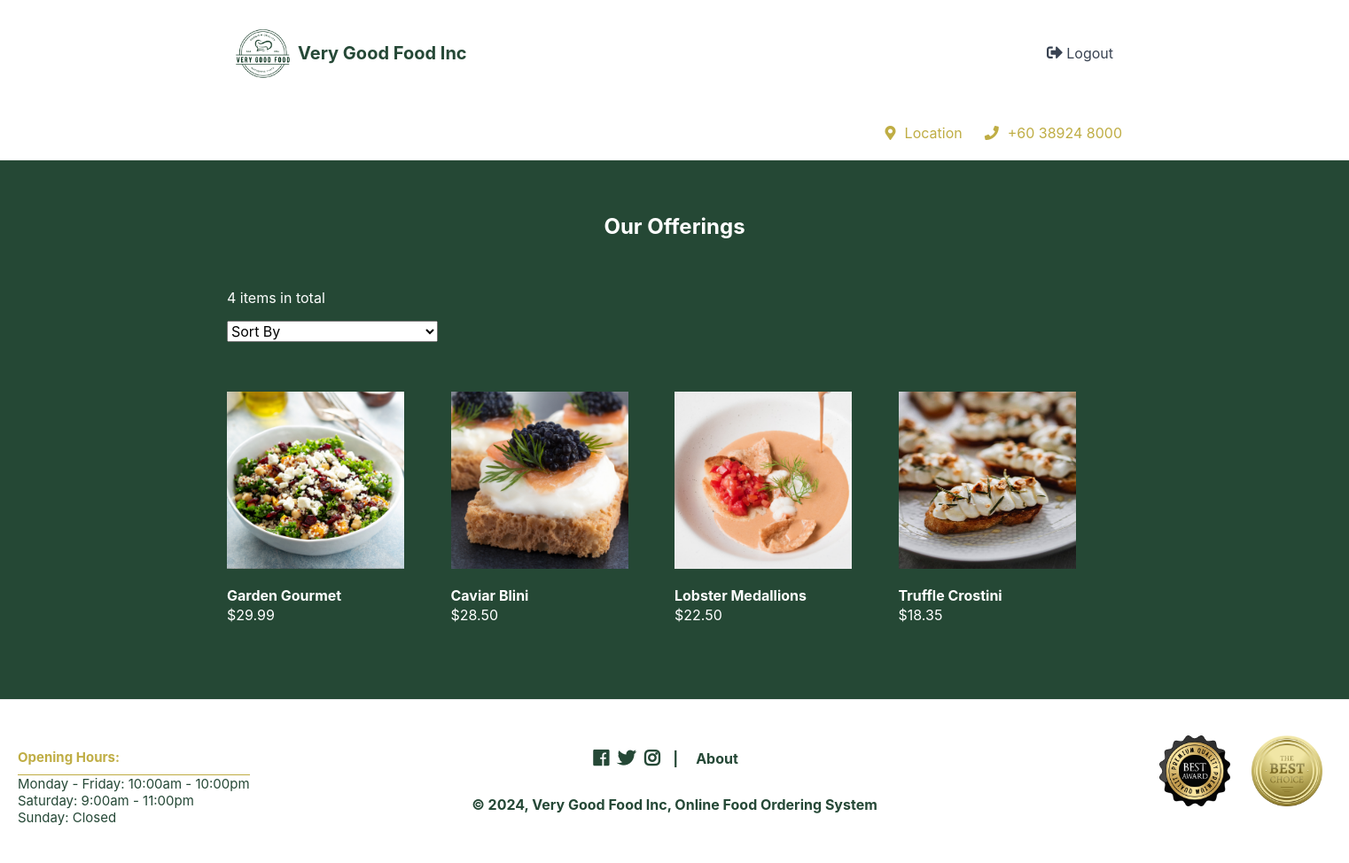
/index.php?page=products&cid=1 (signed in), run on the app's committed database.
### tables this page shows
CREATE TABLE `dishes` (
  `id` int(11) NOT NULL,
  `name` varchar(200) NOT NULL,
  `description` text NOT NULL,
  `price` decimal(7,2) NOT NULL,
  `quantity` int(11) NOT NULL,
  `img` text NOT NULL,
  `category_id` int(11) NOT NULL
);

### products.php (the view, shortened to what this page needs)
<?php
$num_products_on_each_page = 16;
$current_page = isset($_GET['p']) && is_numeric($_GET['p']) ? (int)$_GET['p'] : 1;
$selected_sort = isset($_GET['sort']) ? $_GET['sort'] : false;
if (isset($_GET['cid'])) {
    if ($selected_sort && ($_GET['sort'] == 'price_asc')) {
        $stmt = $pdo->prepare('SELECT * FROM dishes WHERE category_id = :id ORDER BY price ASC LIMIT :current_page, :record_per_page');
    }
    else {
        $stmt = $pdo->prepare('SELECT * FROM dishes WHERE category_id = :id ORDER BY price DESC LIMIT :current_page, :record_per_page');
    }
    $stmt->bindValue(':id', $_GET['cid'], PDO::PARAM_INT);
    $stmt->bindValue(':current_page', ($current_page - 1) * $num_products_on_each_page, PDO::PARAM_INT);
    $stmt->bindValue(':record_per_page', $num_products_on_each_page, PDO::PARAM_INT);
    $stmt->execute();
    $dishes = $stmt->fetchAll(PDO::FETCH_ASSOC);
}
$total_products = count($dishes);
?>
<?=template_header('Dishes')?>
<div class="products content-wrapper">
    <h1 style="color: white; font-weight:bold;">Our Offerings</h1>
    <p style="color:white;"><?=$total_products?> items in total</p>
    <form method="get" action="index.php?page=products">
        <select name="sort" onchange="this.form.submit()">
            <option value="">Sort By</option>
        </select>
    </form>
    <div class="products-wrapper">
        <?php foreach ($dishes as $dish): ?>
        <a href="index.php?page=product&id=<?=$dish['id']?>" class="product">
            <img src="imgs/<?=$dish['img']?>" width="200" height="200" alt="<?=$dish['name']?>">
            <span class="name"><?=$dish['name']?></span>
            <span class="price">
                &dollar;<?=$dish['price']?>
            </span>
        </a>
        <?php endforeach; ?>
    </div>
    <div class="buttons">
    </div>
</div>
<?=template_footer()?>

### functions.php (shortened to what this page needs)
<?php
function template_header($title) {
$num_items_in_cart = isset($_SESSION['num_items_in_cart']) ? ($_SESSION['num_items_in_cart']) : 0;
$name = isset($_SESSION['username']) ? (htmlspecialchars($_SESSION['username'], ENT_QUOTES)) : "";
$greeting = isset($_SESSION['loggedin']) && ($_SESSION['role'] == 'customer') ? "<h2>Hi $name, what are you craving?</h2>" : "";
$home = isset($_SESSION['loggedin']) && ($_SESSION['role'] == 'customer') ? "<a href=\"index.php\">Menu</a>" : "";
$products = isset($_SESSION['loggedin']) && ($_SESSION['role'] == 'customer') ? "<a href=\"index.php?page=products\">Items</a>" : "";
$profile = isset($_SESSION['loggedin']) && ($_SESSION['role'] == 'customer') ? "<a href=\"index.php?page=profile\">Profile</a>" : "";
$orders = isset($_SESSION['loggedin']) && ($_SESSION['role'] == 'customer') ? "<a href=\"index.php?page=orders\">Orders</a>" : "";
$register = isset($_SESSION['loggedin']) ? "" : "<a href=\"register.php\">Register</a>";
$login = isset($_SESSION['loggedin']) ? "" : "<a href=\"login.php\">Login</a>";
$logout = isset($_SESSION['loggedin']) ? "<a href=\"logout.php\"><i class=\"fas fa-sign-out-alt\"></i> Logout</a>" : "";
$cart = isset($_SESSION['loggedin']) && ($_SESSION['role'] == 'customer') ? "<a href=\"index.php?page=cart\"><i class=\"fas fa-shopping-cart\"></i><span>$num_items_in_cart</span></a>" : "";
$manageorders = isset($_SESSION['loggedin']) && ($_SESSION['role'] == 'employee') ? "<a href=\"index.php?page=manageorders\">Manage Orders</a>" : "";
$managedishes = isset($_SESSION['loggedin']) && ($_SESSION['role'] == 'employee') ? "<a href=\"index.php?page=managedishes\">Manage Inventory</a>" : "";
echo <<<EOT
<!DOCTYPE html>
<html>
	<head>
		<meta charset="utf-8">
		<title>$title</title>
		<link href="style.css" rel="stylesheet" type="text/css">
		<link rel="stylesheet" href="https://use.fontawesome.com/releases/v5.7.1/css/all.css">
        <script src="main.js" defer></script>
    </head>
	<body>
        <header>
            <div class="content-wrapper">
                <img src="imgs/logo.png" alt="Logo" style="height: 80px;">
                <h1>Very Good Food Inc</h1>
                <nav>
                    $home
                    $products
                    $profile
                    $orders
                    $login
                    $register
                    $manageorders
                    $managedishes
                </nav>
                <div class="link-icons">$cart</div>
                <div class="link-icons">$logout</div>
            </div>
            <div class="content-wrapper">
                <div class="greeting">
                    $greeting
                </div>
                <a href="https://www.google.com/maps/place/2%C2%B056'37.7%22N+101%C2%B052'24.2%22E/@2.9438054,101.8708251,17z/data=!3m1!4b1!4m4!3m3!8m2!3d2.9438!4d101.8734?hl=en&entry=ttu" class="location-link" id="locationLink" target="_blank"><i class="fas fa-map-marker-alt"></i>Location</a>
                <a href="" class="phone-link"><i class="fas fa-phone"></i>+60 38924 8000</a>
            </div>
        </header>
        <main>
EOT;
}
function template_footer() {
$year = date('Y');
echo <<<EOT
        </main>
        <footer>
            <div class="content-wrapper">
                <nav>
                    <div class="social-icons">
                        <i class="fab fa-facebook"></i>
                        <i class="fab fa-twitter"></i>
                        <i class="fab fa-instagram"></i>
                    </div>
                    <p>|</p>
                    <a href="about.php">About</a>
                </nav>
                <p>&copy; $year, Very Good Food Inc, Online Food Ordering System</p>
            </div>
            <div class="opening-hours-container">
                <div class="opening-hours">
                    <h3>Opening Hours:</h3>
                    <p>Monday - Friday: 10:00am - 10:00pm</p>
                    <p>Saturday: 9:00am - 11:00pm</p>
                    <p>Sunday: Closed</p>
                </div>
                <div class="awards">
                    <div class="award-images">
                    <img src="imgs/bestaward.png" alt="Best Award" style="height: 80px";>
                    <img src="imgs/bestchoice.png" alt="Best Choice" style="height: 80px";>
                    </div>
                </div>
            </div>
        </footer>
    </body>
</html>
EOT;
}
template_footer();
?>

### index.php (shortened to what this page needs)
<?php
include 'functions.php';
if ($_SESSION['role_id'] == 1) {
    $page = isset($_GET['page']) && file_exists($_GET['page'] . '.php') ? $_GET['page'] : 'home';
    include $page . '.php';
}
elseif ($_SESSION['role_id'] == 2) {
    $page = isset($_GET['page']) && file_exists($_GET['page'] . '.php') ? $_GET['page'] : 'manageorders';
    include $page . '.php';
}
?>

### style.css (style rules this page uses)
* { box-sizing: border-box; font-family: -apple-system, BlinkMacSystemFont, "segoe ui", roboto, oxygen, ubuntu, cantarell, "fira sans", "droid sans", "helvetica neue", Arial, sans-serif; font-size: 16px; -webkit-font-smoothing: antialiased; -moz-osx-font-smoothing: grayscale; }
html { height: 100%; }
body { position: relative; min-height: 100%; color: #555555; background-color: #062e19df; margin: 0; padding-bottom: 150px; }
h1, h2, h3, h4, h5 { color: #394352; }
.content-wrapper { width: 1050px; margin: 0 auto; }
header { border-bottom: 1px solid #EEEEEE; background-color: white; }
header .content-wrapper { display: flex; }
header h1 { display: flex; flex-grow: 1; flex-basis: 0; font-size: 20px; margin: 0; padding: 24px 0; color: #062e19df; }
header .link-icons { display: flex; flex-grow: 1; flex-basis: 0; justify-content: flex-end; align-items: center; position: relative; }
header .link-icons a { text-decoration: none; color: #394352; padding: 0 10px; }
header .link-icons a i { font-size: 18px; }
.location-link { color: #b6a129df; text-decoration: none; margin-right: 25px; }
.location-link i { color:#b6a129df; margin-right: 10px; }
.phone-link { color: #b6a129df; text-decoration: none; }
.phone-link i { color:#b6a129df; margin-right: 10px; }
main .recentlyadded .products, main .products .products-wrapper { display: flex; flex-wrap: wrap; align-items: center; justify-content: space-between; padding: 40px 0 0 0; }
main .recentlyadded .products .product, main .products .products-wrapper .product { display: block; overflow: hidden; text-decoration: none; width: 25%; padding-bottom: 60px; }
main .recentlyadded .products .product img, main .products .products-wrapper .product img { transform: scale(1); transition: transform 1s; }
main .recentlyadded .products .product .name, main .products .products-wrapper .product .name { display: block; color: #ffffff; font-weight: bold; padding: 20px 0 2px 0; }
main .recentlyadded .products .product .price, main .products .products-wrapper .product .price { display: block; color: #ffffff; }
main > .products h1 { display: block; font-weight: normal; margin: 0; padding: 40px 0; font-size: 24px; text-align: center; width: 100%; }
main > .products .buttons { text-align: right; padding-bottom: 40px; }
footer { position: absolute; bottom: 0; width: 100%; text-align: center; background-color: #fff; border-top: 1px solid #EEEEEE; color: #062e19df; font-weight: bold; padding: 20px 0; }
footer .content-wrapper { max-width: 1050px; margin: 0 auto; }
footer nav { display: flex; justify-content: center; align-items: center; }
footer nav a { text-decoration: none; color: #062e19df; font-weight: bold; padding: 10px 10px; margin: 0 10px; }
footer .social-icons { display: flex; align-items: center; margin-right: 15px; }
footer .social-icons i { font-size: 20px; margin-right: 10px; }
footer .social-icons i:last-child { margin-right: 0; }
.opening-hours-container { position: absolute; left: 20px; top: 40px; display: flex; align-items: flex-start; }
.opening-hours { color: #b6a129df; font-weight: bold; padding: 5px 0; }
.opening-hours h3 { color: #b6a129df; font-weight: bold; margin: 0; padding: 10px 0; font-size: 15px; text-align: left; width: auto; border-bottom: 1px solid #b6a129df; }
.opening-hours p { font-weight: normal; color: #062e19df; margin: 0 auto; font-size: 15px; text-align: left; width: auto; }
.awards { position: absolute; top: 0; left: 1230px; display: flex; flex-direction: column; align-items: flex-end; width: 100%; }
.award-images img { margin-right: 20px; }
.content-wrapper { margin: 0 auto; padding: 20px; justify-content: center; align-items: center; }

### data on the page
dishes: img (picture), name "Garden Gourmet", price "29.99"
dishes: img (picture), name "Caviar Blini", price "28.50"
dishes: img (picture), name "Lobster Medallions", price "22.50"
dishes: img (picture), name "Truffle Crostini", price "18.35"

### other printed values
$total_products "4"
